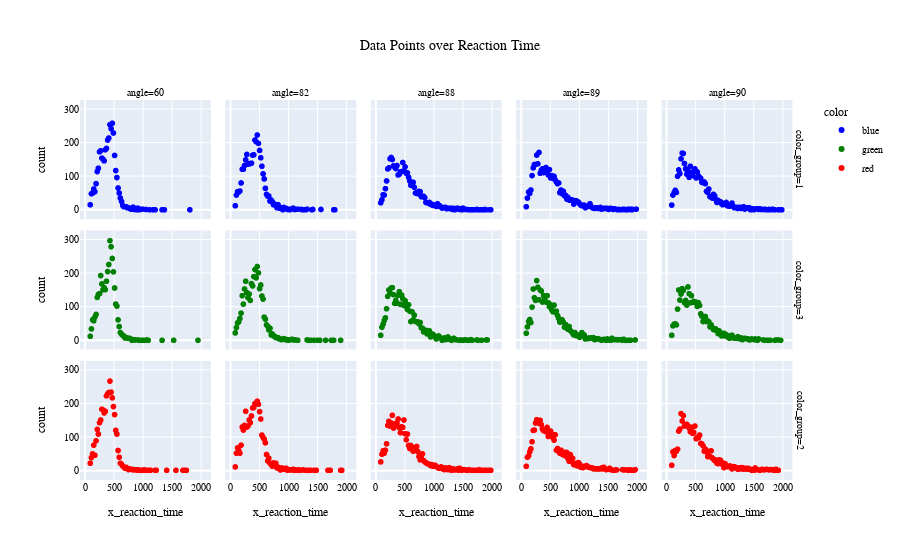

Notebook cell for this chart:
### Markdown cell above
# Data Points over Reaction Time

### Code cell
angle_temp_df = events_df.groupby(["x_reaction_time", "angle", "color" ])["x_reaction_time"].agg(["count", "mean"]).reset_index()
angle_temp_df["color_group"] = angle_temp_df["color"].apply(lambda x: 1 if x=="blue" else 2 if  x=="red" else 3)
angle_temp_df["angle_group"] = angle_temp_df["angle"].apply(lambda x: 1 if x=="60" else 2 if  x=="82" else 3 if x=="88" else 4 if x=="89" else 5 )
fig = px.scatter(angle_temp_df, title= "Data Points over Reaction Time", x="x_reaction_time", y="count", color="color", facet_col="angle" ,facet_row="color_group", color_discrete_map={
                "red": "red",
                "green": "green",
                "blue": "blue"})

pio.write_image(fig, 'data_points.png', width=1600, height=700)
fig.update_layout(
    title_x=0.5,
    font= my_font,
                )
fig.show()

### Figure 1 — Plotly figure (JSON) as saved in the notebook; plotly's stock layout.template omitted (floating-point values rounded to 4 significant figures)
{"data": [{"hovertemplate": "color=blue<br>color_group=1<br>angle=60<br>x_reaction_time=%{x}<br>count=%{y}<extra></extra>", "legendgroup": "blue", "marker": {"color": "blue", "symbol": "circle"}, "mode": "markers", "name": "blue", "showlegend": true, "type": "scattergl", "x": [90, 110, 130, 150, 170, 190, 210, 230, 250, 270, 290, 310, 330, 350, 370, 390, 410, 430, 450, 470, 490, 510, 530, 550, 570, 590, 610, 630, 650, 670, 690, 710, 730, 750, 770, 790, 810, 830, 850, 870, 890, 910, 930, 950, 990, 1050, 1110, 1170, 1190, 1210, 1330, 1370, 1810], "xaxis": "x11", "y": [16, 49, 51, 63, 55, 79, 115, 125, 174, 177, 155, 152, 147, 180, 184, 209, 215, 255, 243, 259, 230, 163, 118, 97, 66, 51, 36, 26, 14, 10, 10, 10, 7, 7, 5, 3, 3, 9, 2, 3, 1, 6, 1, 2, 3, 2, 1, 1, 1, 1, 1, 1, 1], "yaxis": "y11"}, {"hovertemplate": "color=blue<br>color_group=1<br>angle=82<br>x_reaction_time=%{x}<br>count=%{y}<extra></extra>", "legendgroup": "blue", "marker": {"color": "blue", "symbol": "circle"}, "mode": "markers", "name": "blue", "showlegend": false, "type": "scattergl", "x": [90, 110, 130, 150, 170, 190, 210, 230, 250, 270, 290, 310, 330, 350, 370, 390, 410, 430, 450, 470, 490, 510, 530, 550, 570, 590, 610, 630, 650, 670, 690, 710, 730, 750, 770, 790, 810, 830, 850, 870, 890, 910, 930, 950, 970, 990, 1010, 1030, 1050, 1070, 1090, 1110, 1130, 1170, 1230, 1250, 1270, 1310, 1330, 1410, 1430, 1570, 1790, 1810], "xaxis": "x12", "y": [13, 45, 55, 54, 57, 81, 122, 122, 133, 150, 166, 137, 138, 139, 140, 164, 165, 209, 204, 224, 199, 178, 156, 131, 108, 93, 65, 47, 42, 42, 27, 30, 25, 16, 18, 16, 7, 16, 6, 6, 7, 1, 8, 6, 5, 2, 3, 1, 3, 4, 6, 2, 2, 3, 2, 1, 1, 1, 3, 1, 2, 2, 1, 1], "yaxis": "y12"}, {"hovertemplate": "color=blue<br>color_group=1<br>angle=88<br>x_reaction_time=%{x}<br>count=%{y}<extra></extra>", "legendgroup": "blue", "marker": {"color": "blue", "symbol": "circle"}, "mode": "markers", "name": "blue", "showlegend": false, "type": "scattergl", "x": [90, 110, 130, 150, 170, 190, 210, 230, 250, 270, 290, 310, 330, 350, 370, 390, 410, 430, 450, 470, 490, 510, 530, 550, 570, 590, 610, 630, 650, 670, 690, 710, 730, 750, 770, 790, 810, 830, 850, 870, 890, 910, 930, 950, 970, 990, 1010, 1030, 1050, 1070, 1090, 1110, 1130, 1150, 1170, 1190, 1210, 1230, 1250, 1270, 1290, 1310, 1330, 1350, 1370, 1390, 1410, 1430, 1450, 1470, 1490, 1510, 1530, 1570, 1610, 1630, 1650, 1670, 1690, 1710, 1750, 1770, 1810, 1830, 1850, 1870, 1890, 1910, 1970, 1990], "xaxis": "x13", "y": [22, 31, 46, 45, 64, 87, 123, 126, 153, 157, 151, 132, 128, 124, 133, 105, 107, 114, 115, 142, 117, 129, 110, 111, 98, 87, 74, 82, 83, 68, 51, 52, 49, 56, 55, 40, 41, 41, 37, 23, 22, 21, 23, 17, 18, 14, 15, 15, 11, 19, 12, 13, 9, 6, 7, 8, 8, 4, 6, 6, 4, 6, 2, 5, 1, 3, 6, 5, 2, 4, 1, 6, 2, 2, 1, 1, 1, 1, 1, 1, 2, 1, 1, 1, 1, 1, 2, 1, 1, 1], "yaxis": "y13"}, {"hovertemplate": "color=blue<br>color_group=1<br>angle=89<br>x_reaction_time=%{x}<br>count=%{y}<extra></extra>", "legendgroup": "blue", "marker": {"color": "blue", "symbol": "circle"}, "mode": "markers", "name": "blue", "showlegend": false, "type": "scattergl", "x": [90, 110, 130, 150, 170, 190, 210, 230, 250, 270, 290, 310, 330, 350, 370, 390, 410, 430, 450, 470, 490, 510, 530, 550, 570, 590, 610, 630, 650, 670, 690, 710, 730, 750, 770, 790, 810, 830, 850, 870, 890, 910, 930, 950, 970, 990, 1010, 1030, 1050, 1070, 1090, 1110, 1130, 1150, 1170, 1190, 1210, 1230, 1250, 1270, 1290, 1310, 1330, 1350, 1370, 1390, 1410, 1430, 1450, 1470, 1490, 1510, 1530, 1550, 1570, 1590, 1610, 1630, 1650, 1670, 1690, 1710, 1730, 1750, 1770, 1790, 1810, 1830, 1850, 1870, 1890, 1910, 1930, 1990], "xaxis": "x14", "y": [10, 36, 54, 50, 60, 103, 126, 136, 136, 164, 138, 172, 110, 119, 123, 112, 119, 127, 116, 105, 121, 96, 103, 95, 101, 90, 84, 79, 81, 52, 60, 49, 56, 43, 44, 33, 38, 30, 30, 31, 30, 18, 28, 28, 26, 24, 19, 15, 13, 15, 15, 7, 10, 11, 12, 19, 11, 7, 6, 5, 7, 7, 5, 5, 8, 3, 4, 5, 5, 6, 4, 2, 5, 5, 4, 2, 4, 3, 2, 1, 2, 1, 1, 2, 2, 2, 1, 1, 3, 2, 3, 1, 2, 3], "yaxis": "y14"}, {"hovertemplate": "color=blue<br>color_group=1<br>angle=90<br>x_reaction_time=%{x}<br>count=%{y}<extra></extra>", "legendgroup": "blue", "marker": {"color": "blue", "symbol": "circle"}, "mode": "markers", "name": "blue", "showlegend": false, "type": "scattergl", "x": [90, 110, 130, 150, 170, 190, 210, 230, 250, 270, 290, 310, 330, 350, 370, 390, 410, 430, 450, 470, 490, 510, 530, 550, 570, 590, 610, 630, 650, 670, 690, 710, 730, 750, 770, 790, 810, 830, 850, 870, 890, 910, 930, 950, 970, 990, 1010, 1030, 1050, 1070, 1090, 1110, 1130, 1150, 1170, 1190, 1210, 1230, 1250, 1270, 1290, 1310, 1330, 1350, 1370, 1390, 1410, 1430, 1450, 1470, 1490, 1510, 1530, 1550, 1570, 1590, 1610, 1630, 1650, 1670, 1690, 1710, 1730, 1750, 1770, 1790, 1830, 1850, 1870, 1930, 1950, 1970, 1990], "xaxis": "x15", "y": [15, 45, 52, 59, 53, 101, 120, 109, 153, 170, 169, 139, 123, 107, 116, 98, 131, 113, 103, 116, 123, 96, 114, 102, 98, 95, 83, 82, 84, 79, 56, 53, 63, 40, 40, 36, 47, 43, 32, 23, 29, 25, 25, 19, 16, 20, 19, 23, 13, 12, 12, 15, 21, 11, 7, 9, 8, 5, 8, 8, 5, 6, 10, 3, 6, 7, 6, 7, 1, 2, 4, 1, 3, 4, 4, 2, 4, 2, 2, 2, 2, 2, 1, 1, 2, 1, 3, 1, 1, 1, 1, 1, 1], "yaxis": "y15"}, {"hovertemplate": "color=green<br>color_group=3<br>angle=60<br>x_reaction_time=%{x}<br>count=%{y}<extra></extra>", "legendgroup": "green", "marker": {"color": "green", "symbol": "circle"}, "mode": "markers", "name": "green", "showlegend": true, "type": "scattergl", "x": [90, 110, 130, 150, 170, 190, 210, 230, 250, 270, 290, 310, 330, 350, 370, 390, 410, 430, 450, 470, 490, 510, 530, 550, 570, 590, 610, 630, 650, 670, 690, 710, 730, 750, 770, 790, 810, 830, 850, 870, 910, 930, 950, 970, 990, 1030, 1070, 1090, 1330, 1530, 1950], "xaxis": "x6", "y": [13, 35, 62, 59, 70, 78, 129, 138, 140, 194, 169, 152, 158, 152, 177, 206, 227, 298, 280, 245, 205, 157, 109, 103, 62, 42, 24, 19, 16, 14, 8, 8, 8, 7, 7, 5, 1, 3, 2, 2, 2, 1, 1, 1, 1, 1, 2, 1, 1, 1, 1], "yaxis": "y6"}, {"hovertemplate": "color=green<br>color_group=3<br>angle=82<br>x_reaction_time=%{x}<br>count=%{y}<extra></extra>", "legendgroup": "green", "marker": {"color": "green", "symbol": "circle"}, "mode": "markers", "name": "green", "showlegend": false, "type": "scattergl", "x": [90, 110, 130, 150, 170, 190, 210, 230, 250, 270, 290, 310, 330, 350, 370, 390, 410, 430, 450, 470, 490, 510, 530, 550, 570, 590, 610, 630, 650, 670, 690, 710, 730, 750, 770, 790, 810, 830, 850, 870, 890, 910, 930, 950, 970, 990, 1010, 1050, 1070, 1090, 1110, 1130, 1170, 1330, 1350, 1390, 1450, 1510, 1550, 1650, 1750, 1770, 1790, 1910], "xaxis": "x7", "y": [23, 39, 53, 56, 66, 82, 134, 109, 154, 177, 143, 128, 139, 120, 170, 163, 191, 212, 187, 221, 202, 155, 166, 133, 124, 70, 64, 47, 43, 32, 37, 17, 20, 14, 13, 9, 9, 9, 5, 5, 3, 4, 6, 4, 2, 3, 1, 3, 4, 2, 2, 2, 1, 2, 1, 1, 1, 1, 1, 1, 1, 1, 1, 1], "yaxis": "y7"}, {"hovertemplate": "color=green<br>color_group=3<br>angle=88<br>x_reaction_time=%{x}<br>count=%{y}<extra></extra>", "legendgroup": "green", "marker": {"color": "green", "symbol": "circle"}, "mode": "markers", "name": "green", "showlegend": false, "type": "scattergl", "x": [90, 110, 130, 150, 170, 190, 210, 230, 250, 270, 290, 310, 330, 350, 370, 390, 410, 430, 450, 470, 490, 510, 530, 550, 570, 590, 610, 630, 650, 670, 690, 710, 730, 750, 770, 790, 810, 830, 850, 870, 890, 910, 930, 950, 970, 990, 1010, 1030, 1050, 1070, 1090, 1110, 1130, 1150, 1170, 1190, 1210, 1230, 1250, 1270, 1290, 1310, 1330, 1350, 1370, 1390, 1410, 1450, 1470, 1490, 1510, 1530, 1550, 1570, 1590, 1610, 1630, 1650, 1670, 1750, 1770, 1830, 1910, 1930], "xaxis": "x8", "y": [16, 40, 49, 60, 68, 95, 132, 151, 142, 157, 158, 137, 111, 120, 112, 135, 146, 108, 136, 125, 105, 119, 102, 93, 107, 88, 57, 86, 62, 76, 57, 56, 56, 50, 54, 38, 37, 26, 30, 31, 20, 22, 29, 11, 20, 19, 15, 10, 5, 10, 14, 10, 7, 1, 4, 8, 3, 5, 11, 4, 5, 1, 3, 7, 3, 3, 2, 1, 2, 1, 1, 2, 2, 2, 1, 1, 2, 3, 1, 2, 1, 1, 2, 2], "yaxis": "y8"}, {"hovertemplate": "color=green<br>color_group=3<br>angle=89<br>x_reaction_time=%{x}<br>count=%{y}<extra></extra>", "legendgroup": "green", "marker": {"color": "green", "symbol": "circle"}, "mode": "markers", "name": "green", "showlegend": false, "type": "scattergl", "x": [90, 110, 130, 150, 170, 190, 210, 230, 250, 270, 290, 310, 330, 350, 370, 390, 410, 430, 450, 470, 490, 510, 530, 550, 570, 590, 610, 630, 650, 670, 690, 710, 730, 750, 770, 790, 810, 830, 850, 870, 890, 910, 930, 950, 970, 990, 1010, 1030, 1050, 1070, 1090, 1110, 1130, 1150, 1170, 1190, 1210, 1230, 1250, 1270, 1290, 1310, 1330, 1350, 1370, 1390, 1410, 1430, 1450, 1470, 1490, 1510, 1530, 1550, 1570, 1590, 1610, 1630, 1650, 1670, 1710, 1750, 1770, 1790, 1810, 1830, 1850, 1890, 1970], "xaxis": "x9", "y": [22, 41, 57, 63, 54, 100, 154, 128, 120, 179, 159, 122, 151, 148, 115, 134, 127, 115, 134, 113, 101, 107, 92, 86, 106, 85, 88, 75, 66, 55, 62, 62, 55, 40, 48, 37, 34, 42, 30, 27, 22, 17, 24, 15, 17, 13, 10, 14, 24, 16, 17, 5, 7, 6, 8, 7, 8, 8, 9, 3, 4, 5, 6, 4, 3, 1, 2, 4, 3, 1, 5, 2, 2, 1, 7, 3, 3, 3, 3, 2, 3, 1, 4, 1, 1, 1, 1, 1, 2], "yaxis": "y9"}, {"hovertemplate": "color=green<br>color_group=3<br>angle=90<br>x_reaction_time=%{x}<br>count=%{y}<extra></extra>", "legendgroup": "green", "marker": {"color": "green", "symbol": "circle"}, "mode": "markers", "name": "green", "showlegend": false, "type": "scattergl", "x": [90, 110, 130, 150, 170, 190, 210, 230, 250, 270, 290, 310, 330, 350, 370, 390, 410, 430, 450, 470, 490, 510, 530, 550, 570, 590, 610, 630, 650, 670, 690, 710, 730, 750, 770, 790, 810, 830, 850, 870, 890, 910, 930, 950, 970, 990, 1010, 1030, 1050, 1070, 1090, 1110, 1130, 1150, 1170, 1190, 1210, 1230, 1250, 1270, 1290, 1310, 1330, 1350, 1370, 1390, 1410, 1430, 1450, 1470, 1510, 1530, 1550, 1570, 1590, 1670, 1690, 1730, 1750, 1770, 1790, 1870, 1890, 1930, 1970], "xaxis": "x10", "y": [16, 44, 49, 50, 47, 94, 151, 121, 139, 155, 150, 113, 120, 106, 160, 140, 113, 134, 114, 117, 115, 115, 102, 113, 105, 80, 73, 57, 66, 72, 57, 59, 56, 41, 47, 39, 33, 32, 35, 30, 21, 29, 22, 14, 17, 22, 14, 18, 13, 9, 7, 15, 16, 10, 7, 7, 7, 12, 7, 5, 8, 3, 6, 7, 6, 5, 5, 2, 3, 5, 3, 5, 2, 1, 5, 2, 1, 1, 1, 1, 1, 1, 2, 2, 1], "yaxis": "y10"}, {"hovertemplate": "color=red<br>color_group=2<br>angle=60<br>x_reaction_time=%{x}<br>count=%{y}<extra></extra>", "legendgroup": "red", "marker": {"color": "red", "symbol": "circle"}, "mode": "markers", "name": "red", "showlegend": true, "type": "scattergl", "x": [90, 110, 130, 150, 170, 190, 210, 230, 250, 270, 290, 310, 330, 350, 370, 390, 410, 430, 450, 470, 490, 510, 530, 550, 570, 590, 610, 630, 650, 670, 690, 710, 730, 750, 770, 810, 830, 850, 870, 890, 910, 930, 950, 990, 1010, 1030, 1050, 1090, 1130, 1210, 1230, 1410, 1570, 1690, 1730, 1750], "xaxis": "x", "y": [22, 39, 50, 76, 46, 89, 123, 109, 143, 151, 183, 181, 172, 177, 223, 229, 233, 267, 234, 217, 191, 167, 120, 109, 60, 40, 22, 19, 14, 11, 7, 10, 7, 3, 5, 4, 2, 3, 2, 3, 1, 2, 1, 1, 2, 2, 1, 1, 1, 1, 1, 1, 1, 1, 1, 1], "yaxis": "y"}, {"hovertemplate": "color=red<br>color_group=2<br>angle=82<br>x_reaction_time=%{x}<br>count=%{y}<extra></extra>", "legendgroup": "red", "marker": {"color": "red", "symbol": "circle"}, "mode": "markers", "name": "red", "showlegend": false, "type": "scattergl", "x": [90, 110, 130, 150, 170, 190, 210, 230, 250, 270, 290, 310, 330, 350, 370, 390, 410, 430, 450, 470, 490, 510, 530, 550, 570, 590, 610, 630, 650, 670, 690, 710, 730, 750, 770, 790, 810, 830, 850, 870, 890, 910, 930, 950, 970, 990, 1010, 1030, 1050, 1070, 1090, 1110, 1130, 1150, 1170, 1190, 1210, 1250, 1270, 1310, 1330, 1350, 1390, 1450, 1470, 1490, 1690, 1730, 1910, 1930], "xaxis": "x2", "y": [11, 52, 68, 61, 52, 76, 130, 121, 135, 177, 130, 133, 151, 143, 163, 187, 188, 200, 199, 207, 198, 176, 154, 106, 99, 94, 83, 48, 29, 37, 22, 18, 13, 23, 17, 22, 8, 10, 8, 2, 8, 7, 4, 6, 7, 1, 3, 2, 2, 2, 4, 1, 2, 1, 2, 2, 1, 2, 2, 1, 1, 1, 1, 1, 1, 1, 1, 1, 1, 1], "yaxis": "y2"}, {"hovertemplate": "color=red<br>color_group=2<br>angle=88<br>x_reaction_time=%{x}<br>count=%{y}<extra></extra>", "legendgroup": "red", "marker": {"color": "red", "symbol": "circle"}, "mode": "markers", "name": "red", "showlegend": false, "type": "scattergl", "x": [90, 110, 130, 150, 170, 190, 210, 230, 250, 270, 290, 310, 330, 350, 370, 390, 410, 430, 450, 470, 490, 510, 530, 550, 570, 590, 610, 630, 650, 670, 690, 710, 730, 750, 770, 790, 810, 830, 850, 870, 890, 910, 930, 950, 970, 990, 1010, 1030, 1050, 1070, 1090, 1110, 1130, 1150, 1170, 1190, 1210, 1230, 1250, 1270, 1290, 1310, 1330, 1350, 1370, 1390, 1410, 1430, 1450, 1470, 1490, 1530, 1550, 1570, 1590, 1610, 1650, 1670, 1710, 1730, 1770, 1790, 1810, 1830, 1850, 1870, 1890, 1910, 1950, 1990], "xaxis": "x3", "y": [26, 49, 59, 52, 61, 80, 135, 147, 133, 142, 165, 127, 135, 141, 142, 154, 128, 113, 131, 129, 151, 110, 92, 109, 75, 66, 75, 70, 58, 60, 61, 72, 57, 42, 32, 43, 50, 30, 26, 24, 21, 20, 19, 15, 18, 13, 13, 16, 12, 10, 7, 7, 11, 10, 4, 3, 8, 7, 3, 9, 4, 1, 6, 2, 2, 4, 5, 1, 7, 5, 1, 3, 2, 1, 1, 3, 1, 1, 1, 1, 1, 3, 1, 1, 1, 1, 1, 1, 1, 1], "yaxis": "y3"}, {"hovertemplate": "color=red<br>color_group=2<br>angle=89<br>x_reaction_time=%{x}<br>count=%{y}<extra></extra>", "legendgroup": "red", "marker": {"color": "red", "symbol": "circle"}, "mode": "markers", "name": "red", "showlegend": false, "type": "scattergl", "x": [90, 110, 130, 150, 170, 190, 210, 230, 250, 270, 290, 310, 330, 350, 370, 390, 410, 430, 450, 470, 490, 510, 530, 550, 570, 590, 610, 630, 650, 670, 690, 710, 730, 750, 770, 790, 810, 830, 850, 870, 890, 910, 930, 950, 970, 990, 1010, 1030, 1050, 1070, 1090, 1110, 1130, 1150, 1170, 1190, 1210, 1230, 1250, 1270, 1290, 1310, 1330, 1350, 1370, 1390, 1410, 1430, 1470, 1490, 1510, 1530, 1550, 1570, 1590, 1610, 1630, 1650, 1750, 1770, 1790, 1830, 1850, 1870, 1890, 1910, 1930, 1950, 1970], "xaxis": "x4", "y": [13, 40, 44, 56, 65, 86, 120, 121, 142, 152, 144, 141, 150, 137, 124, 119, 119, 116, 129, 102, 114, 118, 109, 98, 91, 107, 61, 66, 57, 52, 61, 49, 48, 45, 55, 54, 36, 28, 48, 27, 37, 18, 17, 22, 14, 24, 20, 10, 12, 9, 13, 12, 15, 12, 10, 9, 9, 8, 5, 6, 5, 5, 5, 5, 5, 8, 5, 10, 3, 4, 4, 7, 3, 2, 1, 1, 2, 2, 3, 2, 2, 2, 1, 2, 2, 1, 1, 1, 3], "yaxis": "y4"}, {"hovertemplate": "color=red<br>color_group=2<br>angle=90<br>x_reaction_time=%{x}<br>count=%{y}<extra></extra>", "legendgroup": "red", "marker": {"color": "red", "symbol": "circle"}, "mode": "markers", "name": "red", "showlegend": false, "type": "scattergl", "x": [90, 110, 130, 150, 170, 190, 210, 230, 250, 270, 290, 310, 330, 350, 370, 390, 410, 430, 450, 470, 490, 510, 530, 550, 570, 590, 610, 630, 650, 670, 690, 710, 730, 750, 770, 790, 810, 830, 850, 870, 890, 910, 930, 950, 970, 990, 1010, 1030, 1050, 1070, 1090, 1110, 1130, 1150, 1170, 1190, 1210, 1230, 1250, 1270, 1290, 1310, 1330, 1350, 1370, 1390, 1410, 1430, 1450, 1470, 1510, 1530, 1550, 1590, 1610, 1630, 1650, 1670, 1690, 1730, 1770, 1790, 1810, 1830, 1850, 1870, 1890, 1910, 1930], "xaxis": "x5", "y": [16, 56, 45, 60, 58, 64, 118, 124, 170, 148, 164, 133, 136, 138, 134, 127, 116, 129, 111, 114, 133, 95, 99, 98, 106, 81, 80, 74, 58, 64, 56, 42, 58, 42, 59, 38, 34, 30, 32, 22, 21, 32, 31, 20, 23, 9, 21, 13, 12, 12, 14, 13, 5, 11, 12, 10, 7, 4, 8, 5, 9, 9, 4, 6, 7, 4, 7, 4, 4, 1, 1, 8, 3, 2, 1, 2, 4, 3, 2, 4, 2, 3, 3, 3, 1, 1, 4, 1, 1], "yaxis": "y5"}], "layout": {"annotations": [{"font": {}, "showarrow": false, "text": "angle=60", "x": 0.09, "xanchor": "center", "xref": "paper", "y": 1.0, "yanchor": "bottom", "yref": "paper"}, {"font": {}, "showarrow": false, "text": "angle=82", "x": 0.29, "xanchor": "center", "xref": "paper", "y": 1.0, "yanchor": "bottom", "yref": "paper"}, {"font": {}, "showarrow": false, "text": "angle=88", "x": 0.49, "xanchor": "center", "xref": "paper", "y": 1.0, "yanchor": "bottom", "yref": "paper"}, {"font": {}, "showarrow": false, "text": "angle=89", "x": 0.69, "xanchor": "center", "xref": "paper", "y": 1.0, "yanchor": "bottom", "yref": "paper"}, {"font": {}, "showarrow": false, "text": "angle=90", "x": 0.89, "xanchor": "center", "xref": "paper", "y": 1.0, "yanchor": "bottom", "yref": "paper"}, {"font": {}, "showarrow": false, "text": "color_group=2", "textangle": 90, "x": 0.98, "xanchor": "left", "xref": "paper", "y": 0.1567, "yanchor": "middle", "yref": "paper"}, {"font": {}, "showarrow": false, "text": "color_group=3", "textangle": 90, "x": 0.98, "xanchor": "left", "xref": "paper", "y": 0.5, "yanchor": "middle", "yref": "paper"}, {"font": {}, "showarrow": false, "text": "color_group=1", "textangle": 90, "x": 0.98, "xanchor": "left", "xref": "paper", "y": 0.8433, "yanchor": "middle", "yref": "paper"}], "autosize": true, "font": {"color": "black", "family": "Vazir", "size": 10}, "legend": {"title": {"text": "color"}, "tracegroupgap": 0}, "title": {"text": "Data Points over Reaction Time", "x": 0.5}, "xaxis": {"anchor": "y", "autorange": true, "domain": [0, 0.18], "range": [-72.46, 2152.0], "title": {"text": "x_reaction_time"}, "type": "linear"}, "xaxis10": {"anchor": "y10", "autorange": true, "domain": [0.8, 0.98], "matches": "x", "range": [-72.46, 2152.0], "showticklabels": false, "type": "linear"}, "xaxis11": {"anchor": "y11", "autorange": true, "domain": [0, 0.18], "matches": "x", "range": [-72.46, 2152.0], "showticklabels": false, "type": "linear"}, "xaxis12": {"anchor": "y12", "autorange": true, "domain": [0.2, 0.38], "matches": "x", "range": [-72.46, 2152.0], "showticklabels": false, "type": "linear"}, "xaxis13": {"anchor": "y13", "autorange": true, "domain": [0.4, 0.58], "matches": "x", "range": [-72.46, 2152.0], "showticklabels": false, "type": "linear"}, "xaxis14": {"anchor": "y14", "autorange": true, "domain": [0.6, 0.78], "matches": "x", "range": [-72.46, 2152.0], "showticklabels": false, "type": "linear"}, "xaxis15": {"anchor": "y15", "autorange": true, "domain": [0.8, 0.98], "matches": "x", "range": [-72.46, 2152.0], "showticklabels": false, "type": "linear"}, "xaxis2": {"anchor": "y2", "autorange": true, "domain": [0.2, 0.38], "matches": "x", "range": [-72.46, 2152.0], "title": {"text": "x_reaction_time"}, "type": "linear"}, "xaxis3": {"anchor": "y3", "autorange": true, "domain": [0.4, 0.58], "matches": "x", "range": [-72.46, 2152.0], "title": {"text": "x_reaction_time"}, "type": "linear"}, "xaxis4": {"anchor": "y4", "autorange": true, "domain": [0.6, 0.78], "matches": "x", "range": [-72.46, 2152.0], "title": {"text": "x_reaction_time"}, "type": "linear"}, "xaxis5": {"anchor": "y5", "autorange": true, "domain": [0.8, 0.98], "matches": "x", "range": [-72.46, 2152.0], "title": {"text": "x_reaction_time"}, "type": "linear"}, "xaxis6": {"anchor": "y6", "autorange": true, "domain": [0, 0.18], "matches": "x", "range": [-72.46, 2152.0], "showticklabels": false, "type": "linear"}, "xaxis7": {"anchor": "y7", "autorange": true, "domain": [0.2, 0.38], "matches": "x", "range": [-72.46, 2152.0], "showticklabels": false, "type": "linear"}, "xaxis8": {"anchor": "y8", "autorange": true, "domain": [0.4, 0.58], "matches": "x", "range": [-72.46, 2152.0], "showticklabels": false, "type": "linear"}, "xaxis9": {"anchor": "y9", "autorange": true, "domain": [0.6, 0.78], "matches": "x", "range": [-72.46, 2152.0], "showticklabels": false, "type": "linear"}, "yaxis": {"anchor": "x", "autorange": true, "domain": [0, 0.3133], "range": [-44.11, 343.1], "title": {"text": "count"}, "type": "linear"}, "yaxis10": {"anchor": "x10", "autorange": true, "domain": [0.3433, 0.6567], "matches": "y", "range": [-44.11, 343.1], "showticklabels": false, "type": "linear"}, "yaxis11": {"anchor": "x11", "autorange": true, "domain": [0.6867, 1.0], "matches": "y", "range": [-44.11, 343.1], "title": {"text": "count"}, "type": "linear"}, "yaxis12": {"anchor": "x12", "autorange": true, "domain": [0.6867, 1.0], "matches": "y", "range": [-44.11, 343.1], "showticklabels": false, "type": "linear"}, "yaxis13": {"anchor": "x13", "autorange": true, "domain": [0.6867, 1.0], "matches": "y", "range": [-44.11, 343.1], "showticklabels": false, "type": "linear"}, "yaxis14": {"anchor": "x14", "autorange": true, "domain": [0.6867, 1.0], "matches": "y", "range": [-44.11, 343.1], "showticklabels": false, "type": "linear"}, "yaxis15": {"anchor": "x15", "autorange": true, "domain": [0.6867, 1.0], "matches": "y", "range": [-44.11, 343.1], "showticklabels": false, "type": "linear"}, "yaxis2": {"anchor": "x2", "autorange": true, "domain": [0, 0.3133], "matches": "y", "range": [-44.11, 343.1], "showticklabels": false, "type": "linear"}, "yaxis3": {"anchor": "x3", "autorange": true, "domain": [0, 0.3133], "matches": "y", "range": [-44.11, 343.1], "showticklabels": false, "type": "linear"}, "yaxis4": {"anchor": "x4", "autorange": true, "domain": [0, 0.3133], "matches": "y", "range": [-44.11, 343.1], "showticklabels": false, "type": "linear"}, "yaxis5": {"anchor": "x5", "autorange": true, "domain": [0, 0.3133], "matches": "y", "range": [-44.11, 343.1], "showticklabels": false, "type": "linear"}, "yaxis6": {"anchor": "x6", "autorange": true, "domain": [0.3433, 0.6567], "matches": "y", "range": [-44.11, 343.1], "title": {"text": "count"}, "type": "linear"}, "yaxis7": {"anchor": "x7", "autorange": true, "domain": [0.3433, 0.6567], "matches": "y", "range": [-44.11, 343.1], "showticklabels": false, "type": "linear"}, "yaxis8": {"anchor": "x8", "autorange": true, "domain": [0.3433, 0.6567], "matches": "y", "range": [-44.11, 343.1], "showticklabels": false, "type": "linear"}, "yaxis9": {"anchor": "x9", "autorange": true, "domain": [0.3433, 0.6567], "matches": "y", "range": [-44.11, 343.1], "showticklabels": false, "type": "linear"}}}
